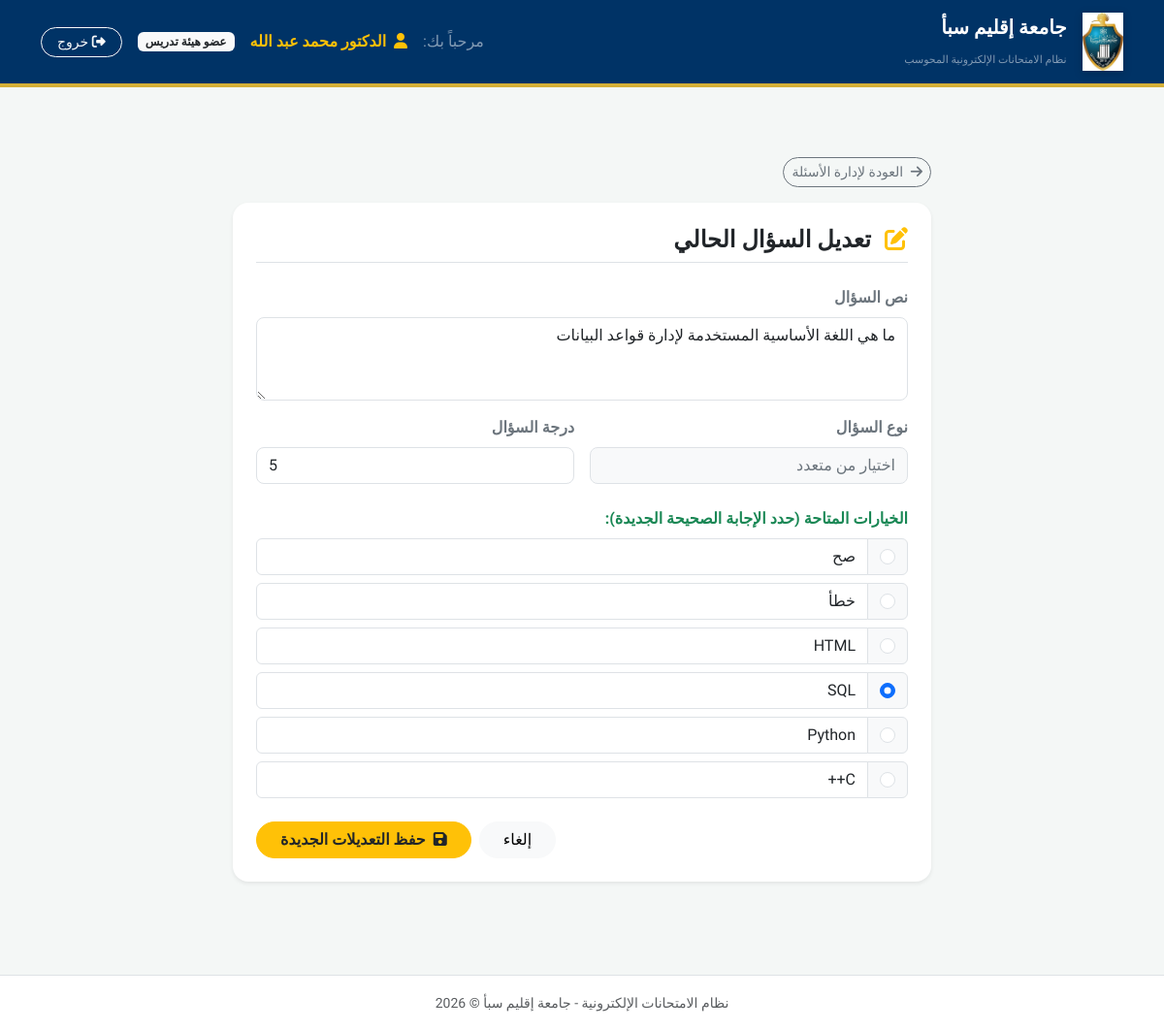
/electronic_exam_system/instructor/edit_question.php?question_id=2&exam_id=1 (signed in), run on the app's committed database.
### tables this page shows
CREATE TABLE `question_bank` (
  `question_id` int(11) NOT NULL,
  `course_id` int(11) NOT NULL,
  `exam_id` int(11) DEFAULT NULL,
  `instructor_id` int(11) NOT NULL,
  `question_text` text NOT NULL,
  `question_type` enum('mcq','true_false') NOT NULL,
  `choice_1` text DEFAULT NULL,
  `choice_2` text DEFAULT NULL,
  `choice_3` text DEFAULT NULL,
  `choice_4` text DEFAULT NULL,
  `correct_answer` text DEFAULT NULL,
  `difficulty` enum('easy','medium','hard') DEFAULT 'medium',
  `marks` int(11) NOT NULL DEFAULT 1,
  `status` enum('pending','approved','rejected') DEFAULT 'pending',
  `created_at` timestamp NOT NULL DEFAULT current_timestamp()
);

CREATE TABLE `choices` (
  `choice_id` int(11) NOT NULL,
  `question_id` int(11) NOT NULL,
  `choice_text` varchar(255) NOT NULL,
  `is_correct` tinyint(1) DEFAULT 0
);

### electronic_exam_system/instructor/edit_question.php (the view, shortened to what this page needs)
<?php
include_once __DIR__ . '/../includes/header.php';
$question_id = isset($_GET['question_id']) ? intval($_GET['question_id']) : 0;
$exam_id = isset($_GET['exam_id']) ? intval($_GET['exam_id']) : 0;
$q_sql = "SELECT * FROM question_bank WHERE question_id = '$question_id' AND exam_id = '$exam_id'";
$q_res = $conn->query($q_sql);
$question = $q_res->fetch_assoc();
$choices_res = $conn->query("SELECT * FROM choices WHERE question_id = '$question_id'");
?>
<div class="container py-5">
    <div class="row justify-content-center">
        <div class="col-md-8">
            <a href="add_questions.php?exam_id=<?php echo $exam_id; ?>" class="btn btn-outline-secondary rounded-pill btn-sm mb-3">
                <i class="fa-solid fa-arrow-right me-1"></i> العودة لإدارة الأسئلة
            </a>
            <div class="card border-0 shadow-sm rounded-4 p-4 bg-white">
                <h4 class="fw-bold text-dark mb-4 border-bottom pb-2">
                    <i class="fa-solid fa-pen-to-square text-warning me-2"></i> تعديل السؤال الحالي
                </h4>
                <form action="" method="POST">
                    <div class="mb-3">
                        <label class="form-label fw-semibold text-secondary">نص السؤال</label>
                        <textarea name="question_text" class="form-control rounded-3" rows="3" required><?php echo htmlspecialchars($question['question_text']); ?></textarea>
                    </div>
                    <div class="row g-3 mb-4">
                        <div class="col-6">
                            <label class="form-label fw-semibold text-secondary">نوع السؤال</label>
                            <input type="text" class="form-control bg-light rounded-3 text-secondary" value="<?php echo $question['question_type'] === 'mcq' ? 'اختيار من متعدد' : ($question['question_type'] === 'truefalse' ? 'صح / خطأ' : 'مقالي'); ?>" readonly>
                        </div>
                        <div class="col-6">
                            <label class="form-label fw-semibold text-secondary">درجة السؤال</label>
                            <input type="number" name="marks" class="form-control rounded-3" min="1" value="<?php echo $question['marks']; ?>" required>
                        </div>
                    </div>
                    <?php if ($question['question_type'] === 'mcq'): ?>
                        <div class="mb-4">
                            <label class="form-label fw-semibold text-success d-block mb-2">الخيارات المتاحة (حدد الإجابة الصحيحة الجديدة):</label>
                            <?php while($choice = $choices_res->fetch_assoc()): ?>
                                <div class="input-group mb-2">
                                    <span class="input-group-text bg-light">
                                        <input type="radio" name="correct_choice" value="<?php echo $choice['choice_id']; ?>" <?php echo $choice['is_correct'] ? 'checked' : ''; ?> class="form-check-input mt-0">
                                    </span>
                                    <input type="text" name="choices[<?php echo $choice['choice_id']; ?>]" class="form-control" value="<?php echo htmlspecialchars($choice['choice_text']); ?>" required>
                                </div>
                            <?php endwhile; ?>
                        </div>
                    <?php endif; ?>
                    <div class="d-flex justify-content-end gap-2 mt-4">
                        <a href="add_questions.php?exam_id=<?php echo $exam_id; ?>" class="btn btn-light rounded-pill px-4">إلغاء</a>
                        <button type="submit" name="update_question" class="btn btn-warning rounded-pill px-4 fw-bold text-dark">
                            <i class="fa-solid fa-floppy-disk me-1"></i> حفظ التعديلات الجديدة
                        </button>
                    </div>
                </form>
            </div>
        </div>
    </div>
</div>
<?php
include_once __DIR__ . '/../includes/footer.php';
?>

### electronic_exam_system/includes/header.php (style rules this page uses)
body { font-family: 'Tajawal', sans-serif; background-color: #f4f7f6; }

### data on the page
question_bank: question_text "ما هي اللغة الأساسية المستخدمة لإدارة قواعد البيانات", question_type "اختيار من متعدد", marks "5"
choices: choice_text "صح"
choices: choice_text "خطأ"
choices: choice_text "HTML"
choices: is_correct "☑", choice_text "SQL"
choices: choice_text "Python"
choices: choice_text "C++"

### other printed values
$_SESSION['full_name'] "الدكتور محمد عبد الله"
